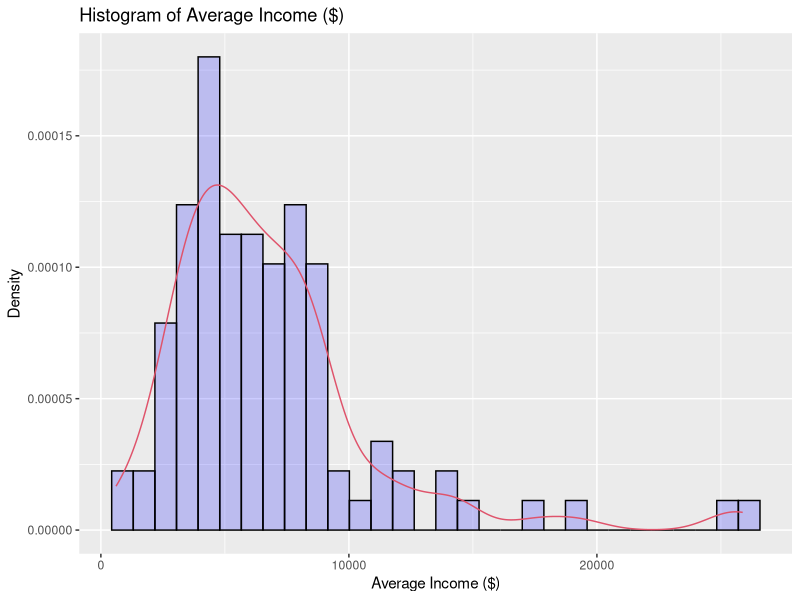
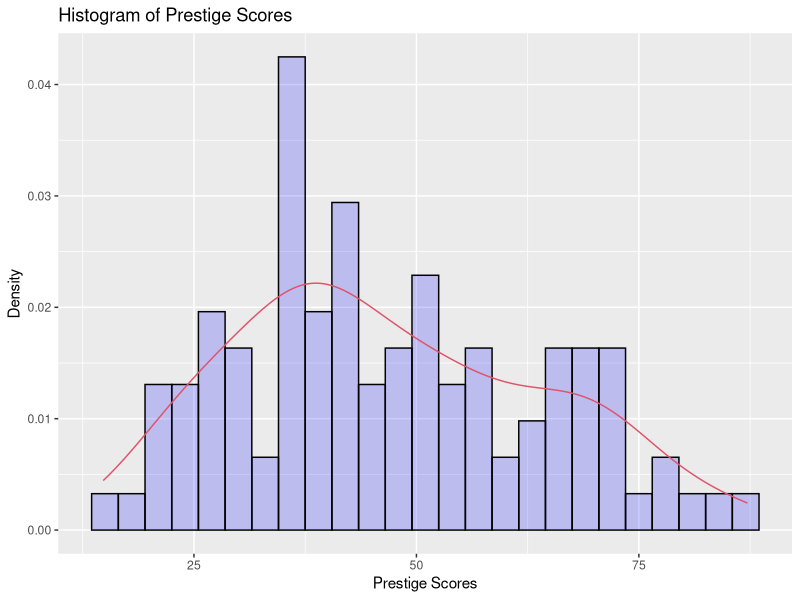
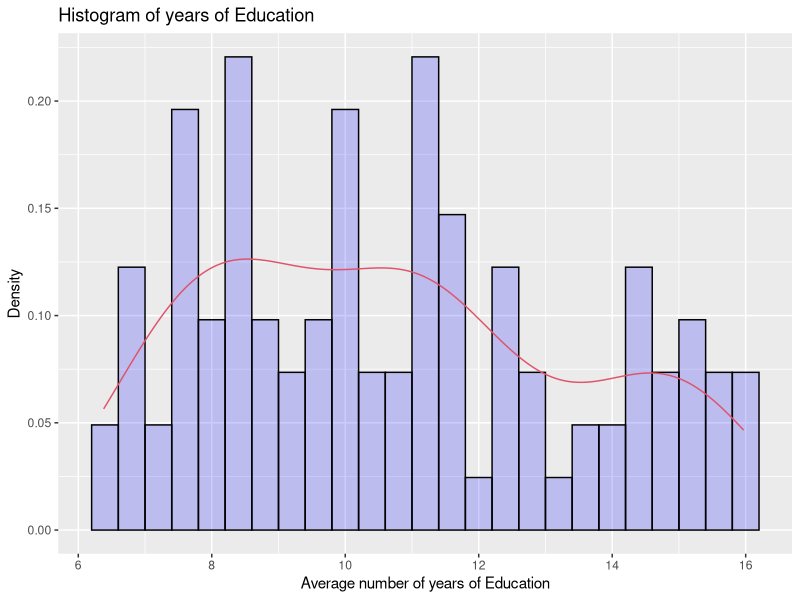
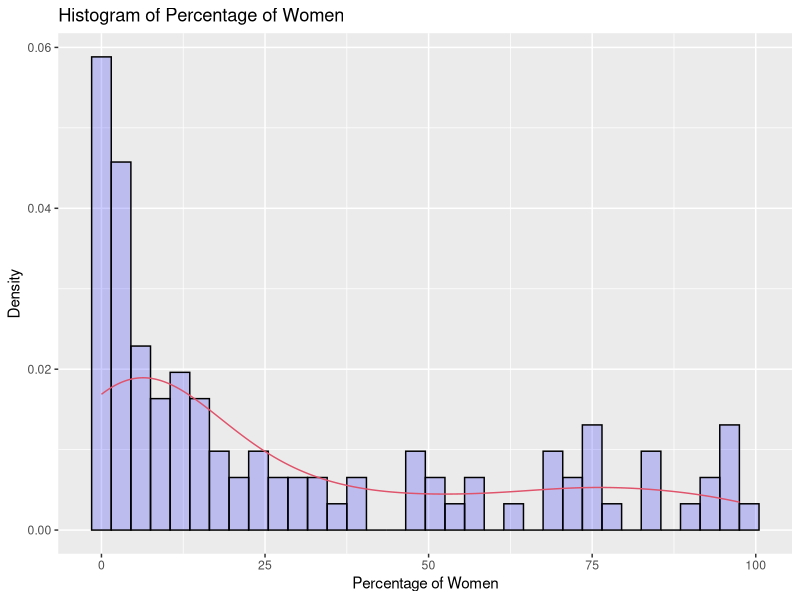
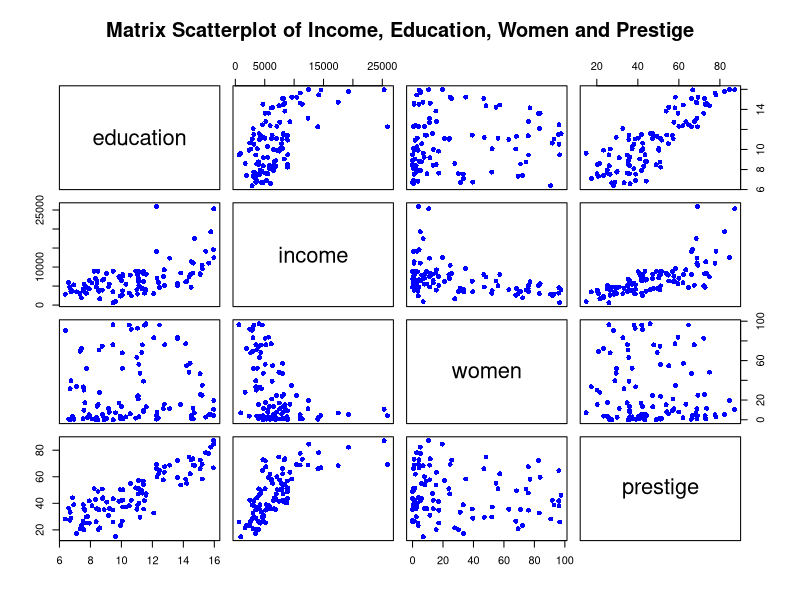
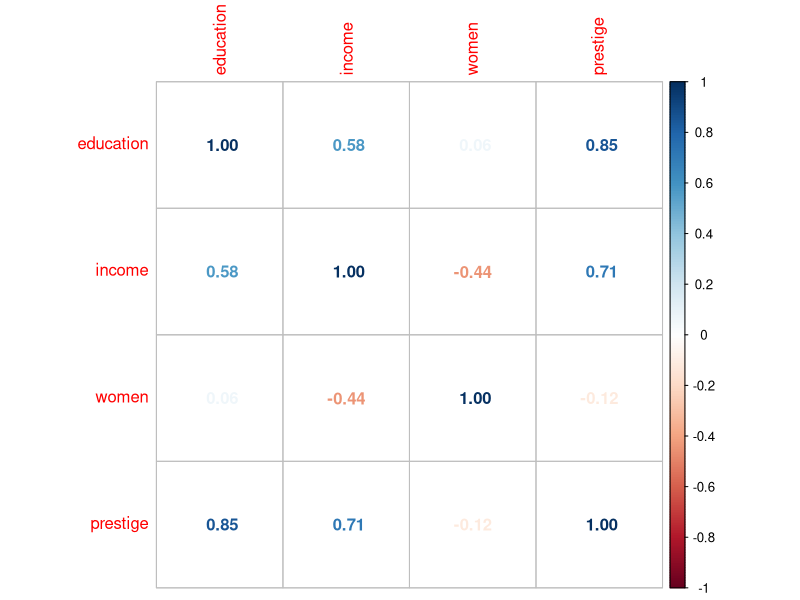
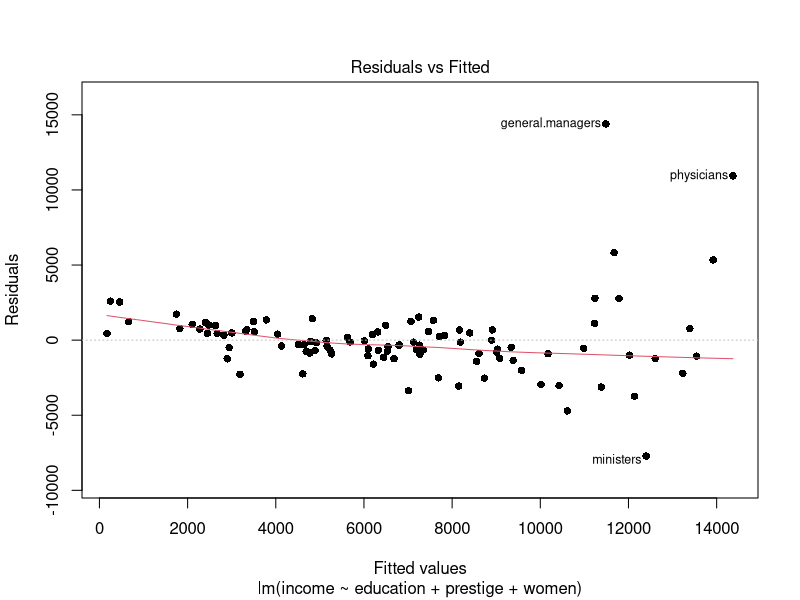
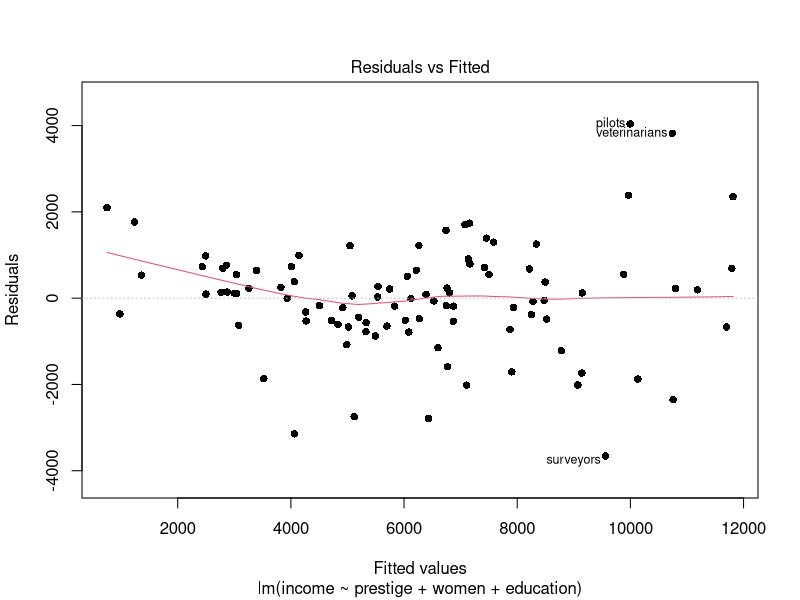

Here is the R script that generated these plots, in order:
## ---- chunk 1
knitr::opts_chunk$set(echo = FALSE, message = FALSE)
## ---- chunk 2
library("car")
library("corrplot")
library("ggplot2")
## ---- chunk 3
head(Prestige)
str(Prestige)
summary(Prestige)
sapply(Prestige,function(x) sum(is.na(x)))
which(is.na(Prestige), arr.ind = TRUE)
newdata = Prestige[,(1:4)]
## ---- chunk 4
Des.stats <- function(x) c(Mean=mean(x), SD=sd(x), N=length(x))
as.data.frame(t(round(sapply(newdata, Des.stats),3)))
## ---- chunk 5
ggplot(data=newdata, aes(newdata$income)) + 
  geom_histogram(aes(y =..density..),
                 col="black", 
                 fill="blue", 
                 alpha = .2) + 
  geom_density(col=2) + 
  labs(title="Histogram of Average Income ($)",
       x = "Average Income ($)",
       y = "Density")

ggplot(data=newdata, aes(newdata$prestige)) + 
  geom_histogram(aes(y =..density..),
                 binwidth = 3,
                 col="black", 
                 fill="blue", 
                 alpha = .2) + 
  geom_density(col=2) + 
  labs(title="Histogram of Prestige Scores",
       x = "Prestige Scores",
       y = "Density")

ggplot(data=newdata, aes(newdata$education)) + 
  geom_histogram(aes(y =..density..), 
                 binwidth = 0.4,
                 col="black", 
                 fill="blue", 
                 alpha = .2) + 
  geom_density(col=2) + 
  labs(title="Histogram of years of Education",
       x = "Average number of years of Education",
       y = "Density")

ggplot(data=newdata, aes(newdata$women)) + 
  geom_histogram(aes(y =..density..), 
                 binwidth = 3,
                 col="black", 
                 fill="blue", 
                 alpha = .2) + 
  geom_density(col=2) + 
  labs(title="Histogram of Percentage of Women",
       x = "Percentage of Women",
       y = "Density")
## ---- chunk 6
plot(newdata, pch=16, col="blue", main="Matrix Scatterplot of Income, Education, Women and Prestige")
## ---- chunk 7
model = lm(income ~ education + prestige + women, data=newdata)
summary(model)
Anova(model)
## ---- chunk 8
## regression assumption of multicollinearity, correlation should be<0.8

## test for vif which should be <5
## ---- chunk 9
newdatacor = cor(newdata[1:4])
corrplot(newdatacor, method = "number")
## ---- chunk 10
vif(model)
## ---- chunk 11
plot1only = function(x) plot(x, pch = 16, which = 1)
## ---- chunk 12
plot1only(model)
## ---- chunk 13
shapiro.test(residuals(model))
## ---- chunk 14
## studentized deleted residuals have a t-distribution. By comparing variables against this distribution with a Bonferroni correction of a = 0.05, we can find outliers
## ---- chunk 15
SDRcheck = function(x, N=N, p=p){
  sdr = abs(round(rstudent(x), 3))
  which(sdr>abs(qt(0.05/(N*2),(N-1-p))), arr.ind = TRUE)
}
## ---- chunk 16
SDRcheck(model, N=102, p=3)
## ---- chunk 17
cooksd.all = cooks.distance(model)
which(cooksd.all>(3*mean(cooksd.all)))
## ---- chunk 18
newdata[c("physicians","general.managers","lawyers","ministers","osteopaths.chiropractors"),]
## ---- chunk 19
sapply(newdata, mean)
## ---- chunk 20
data.rm.outliers = newdata[-c(2,17,20,24,26),]
## ---- chunk 21
model2 = lm(income ~ prestige + women + education, data=data.rm.outliers)
summary(model2)
Anova(model2)
## ---- chunk 22
plot1only(model2)
## ---- chunk 23
## transform data to remove heteroscedasticity e.g. square root variables, squaring variables, taking log of DV
## ---- chunk 24
model3 = lm(log(income) ~ prestige + women + education, 
            data = data.rm.outliers)
summary(model3)
Anova(model3)
## ---- chunk 25
plot1only(model3)
## ---- chunk 26
model4 = lm(log(income) ~ log(prestige) + women + education, 
            data = data.rm.outliers)
summary(model4)
Anova(model4)
## ---- chunk 27
plot1only(model4)
